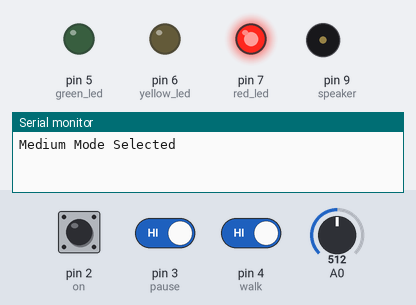
A sketch run on a simulated Arduino Uno, built with avr-gcc and run on an emulated ATmega328P. Parts: output pins drawn as LEDs (lit = HIGH), buzzer (waves = sounding), the last lines printed to the serial monitor. The inputs (shaded band) are chosen by the test bench; at power-on: pin 2 (on) HIGH, pin 3 (pause) HIGH, pin 4 (walk) HIGH, A0 = 512. Random numbers use the default seed unless the sketch sets one.

Above: at 1.2 s.
1.3 s: pin 2 (on) pulled LOW for 0.15 s
At 4.22 s:
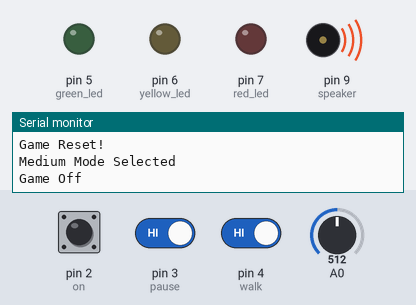
4.3 s: pin 2 (on) pulled LOW for 1 s
At 5.3 s:
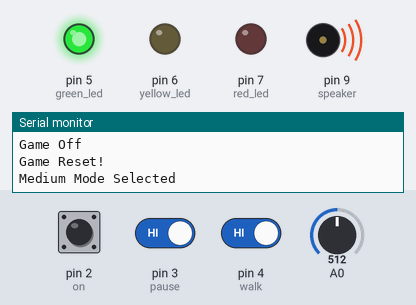
7.3 s: pin 2 (on) driven LOW and pin 3 (pause) driven LOW
At 8.07 s:
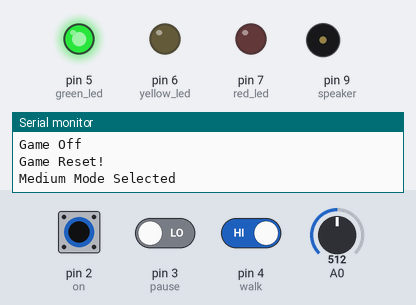
10.3 s: pin 2 (on) driven HIGH
At 12.1 s:
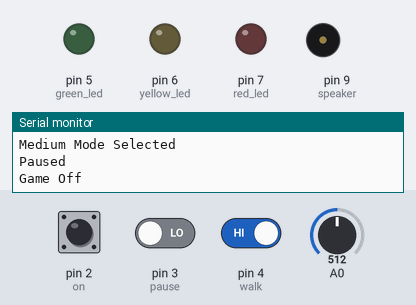
12.6 s: pin 2 (on) driven LOW and pin 4 (walk) driven LOW
At 15.4 s:
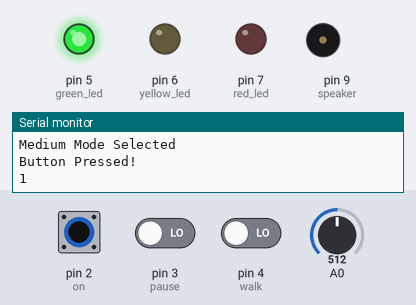
15.6 s: pin 4 (walk) driven HIGH
Timing chart, 0 to 19.3 s (numbered marks = the images above; inputs shaded):
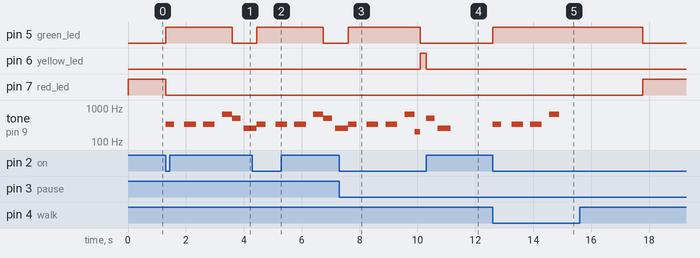

Measured:
- after the input at 1.3 s, tone on pin 9 (speaker): plays 330 Hz for 0.30 s, 330 Hz for 0.40 s, 330 Hz for 0.40 s, 659 Hz for 0.35 s, 500 Hz for 0.30 s, 250 Hz for 0.30 s, starting at once
- after the input at 4.3 s, pin 5 (green_led): LOW → HIGH after 0.15 s, → LOW 2.3 s later
- after the input at 7.3 s, pin 5 (green_led): LOW → HIGH after 0.30 s, → LOW 2.5 s later; pin 6 (yellow_led): LOW → HIGH after 2.8 s
- after the input at 10.3 s, pin 6 (yellow_led): HIGH → LOW at once; tone on pin 9 (speaker): silent → 500 Hz at once, → silent 0.30 s later, → 250 Hz 0.10 s later, → silent 0.45 s later
- after the input at 12.6 s, pin 5 (green_led): LOW → HIGH at once; tone on pin 9 (speaker): plays 330 Hz for 0.30 s, 330 Hz for 0.40 s, 330 Hz for 0.40 s, 659 Hz for 0.35 s, starting at once

The sketch:

code_red_light_green_light.ino
```cpp
bool prevGameState = HIGH;
bool prevPauseState = HIGH;
bool prevButtonState = HIGH;
bool playingAllowed = true;
bool gameOver = false;
int distanceTraveled = 0;
int pauseNumber = 0;
unsigned long lastLightChange = 0;
bool isGreenLight = true;
int lightDuration = 0;
int valueToWin = 0;

void setup() {
    pinMode(2, INPUT_PULLUP); // on/off switch
    pinMode(3, INPUT_PULLUP); // pause/unpause button
    pinMode(4, INPUT_PULLUP); // walk/run button
    pinMode(5, OUTPUT);       // green led
    pinMode(6, OUTPUT);       // yellow led
    pinMode(7, OUTPUT);       // red led
    pinMode(9, OUTPUT);       // speaker
    Serial.begin(9600);       // initialize serial communication
    changeLights(1);		  // start with all lights off

    randomSeed(analogRead(0)); // seed for random light duration
    valueToWin = difficulty(); // Initialize difficulty level
}

void loop() {
    bool currentGameState = digitalRead(2);		// on/off switch
    bool currentPauseState = digitalRead(3);	// pause/unpause switch
    bool currentButtonState = digitalRead(4);	// walk/run button

    // on/off switch settings
    if (currentGameState != prevGameState) {
	    prevGameState = currentGameState;
        if (currentGameState == LOW) { 	// game turned on
            playingAllowed = true;
            gameOver = false;
            distanceTraveled = 0;
            pauseNumber = 0;
            isGreenLight = true;
            lightDuration = random(1000, 7000);
            lastLightChange = millis();
            digitalWrite(5, HIGH);
            digitalWrite(6, LOW);
            digitalWrite(7, LOW);
            Serial.println("Game Reset!");
            valueToWin = difficulty(); 	// Update difficulty when game resets
        } else {						// game turned off
            playingAllowed = false;
            Serial.println("Game Off");
            changeLights(1);
        }
    playSoundAnimation(currentGameState == LOW ? 0 : 1);
  	}

  // pause/unpause switch settings
  	if (currentGameState == LOW && currentPauseState == LOW && prevPauseState == HIGH) {
    	if (!gameOver) { // pause/unpause button only works if game is on and not over
      		playingAllowed = !playingAllowed; // toggle paused/unpaused
      		Serial.println(playingAllowed ? "Unpaused" : "Paused");
            playSoundAnimation(playingAllowed ? 0 : 2);
            digitalWrite(6, playingAllowed ? LOW : HIGH); // yellow light for paused state
            if (!playingAllowed) {
                digitalWrite(5, LOW); // turn off green LED
                digitalWrite(7, LOW); // turn off red LED
      		}
    	}
  	}

  	prevPauseState = currentPauseState;

  // toggles green and red lights
    if (playingAllowed) {
        if (millis() - lastLightChange > lightDuration) {
            isGreenLight = !isGreenLight;
            lastLightChange = millis();
            lightDuration = random(1000, 7000);
            digitalWrite(5, isGreenLight ? HIGH : LOW);
            digitalWrite(7, isGreenLight ? LOW : HIGH);
        }

        if (!isGreenLight && currentButtonState == LOW) { //user hits button during red = loses game
            Serial.println("Game Over!");
          	playSoundAnimation(4);
            playingAllowed = false;
            gameOver = true;
            changeLights(1);
        }
    }

  // walk/run button handling (only if green light is on, otherwise ^)
    if (playingAllowed && isGreenLight && currentButtonState == LOW && prevButtonState == HIGH) {
        prevButtonState = currentButtonState;
        Serial.println("Button Pressed!");
        distanceTraveled++;
        Serial.println(distanceTraveled);
        if (distanceTraveled >= valueToWin) { // valueToWin determined in difficulty()
            Serial.println("YOU WIN!");
          	playSoundAnimation(3);
            for (int i = 1; i <= 10; i++) {
                changeLights(0);
                if (digitalRead(2) == HIGH) {
                  	break;
                }
            }
            playingAllowed = false;
        }
    }

  	if (currentButtonState == HIGH) { // reset button state
    	prevButtonState = HIGH;
  	}
}

void changeLights(int lightsType) { // lights when game is won
  	switch (lightsType) {
  		case 0:	// lights when winning
			digitalWrite(5, HIGH); delay(250);
            digitalWrite(5, LOW);
            digitalWrite(6, HIGH); delay(250);
            digitalWrite(6, LOW);
            digitalWrite(7, HIGH); delay(250);
            digitalWrite(7, LOW);
      	case 1: // all lights off
      		digitalWrite(5, LOW);
            digitalWrite(6, LOW);
            digitalWrite(7, LOW);
    }
}

int difficulty() { // difficulty mode (changes distance needed to win)
    int potValue = analogRead(A0);

    if (potValue < 341) {
        Serial.println("Hard Mode Selected");
        return 250;
    } else if (potValue < 682) {
        Serial.println("Medium Mode Selected");
        return 75;
    } else {
        Serial.println("Easy Mode Selected");
        return 30;
    }
}

void playSoundAnimation(int soundAnimationType) { //sound and animation types
    switch (soundAnimationType) {
    	case 0: // on or unpaused
      		tone(9, 330, 300); delay(650);
            tone(9, 330, 400); delay(650);
            tone(9, 330, 400); delay(650);
            tone(9, 659, 350); delay(350);
            break;
    	case 1: // off
            tone(9, 500, 300); delay(400);
            tone(9, 250, 450); delay(450);
            break;
      	case 2: // paused
            tone(9, 200, 200); delay(200);
            break;
    	case 3: // win
            tone(9, 500 , 200); delay(200);
            tone(9, 700 , 200); delay(200);
            tone(9, 900 , 200); delay(200);
            tone(9, 1200, 200); delay(200);
            break;
    	case 4: // lose
            tone(9, 400, 300); delay(400);
            tone(9, 300, 300); delay(400);
            tone(9, 200, 300); delay(400);
            break;
  }
}
```
